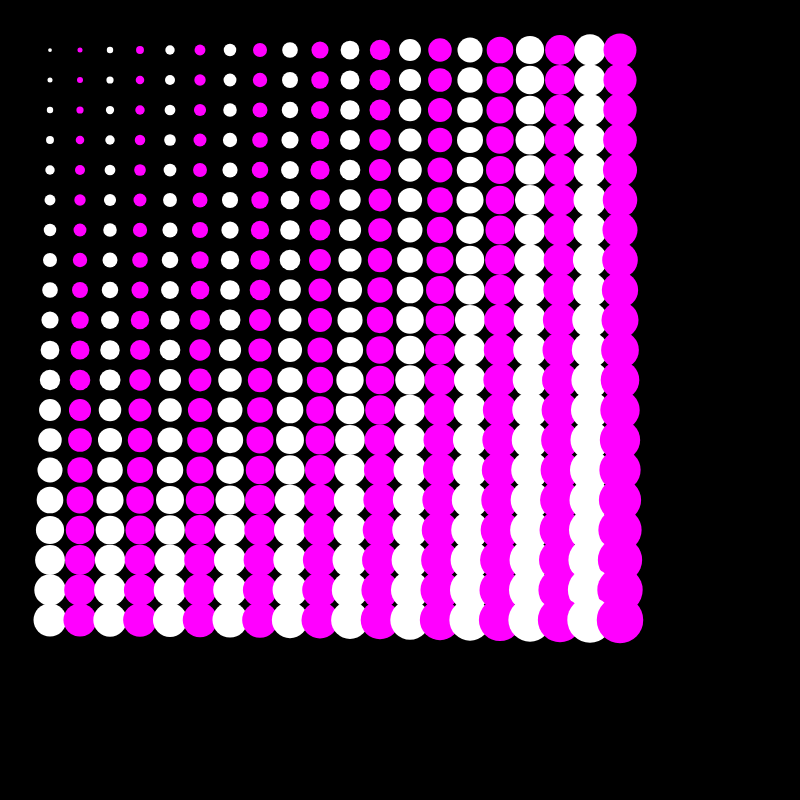
Frame 1 (no input)
Frame 60 (no input): identical to frame 1, image omitted
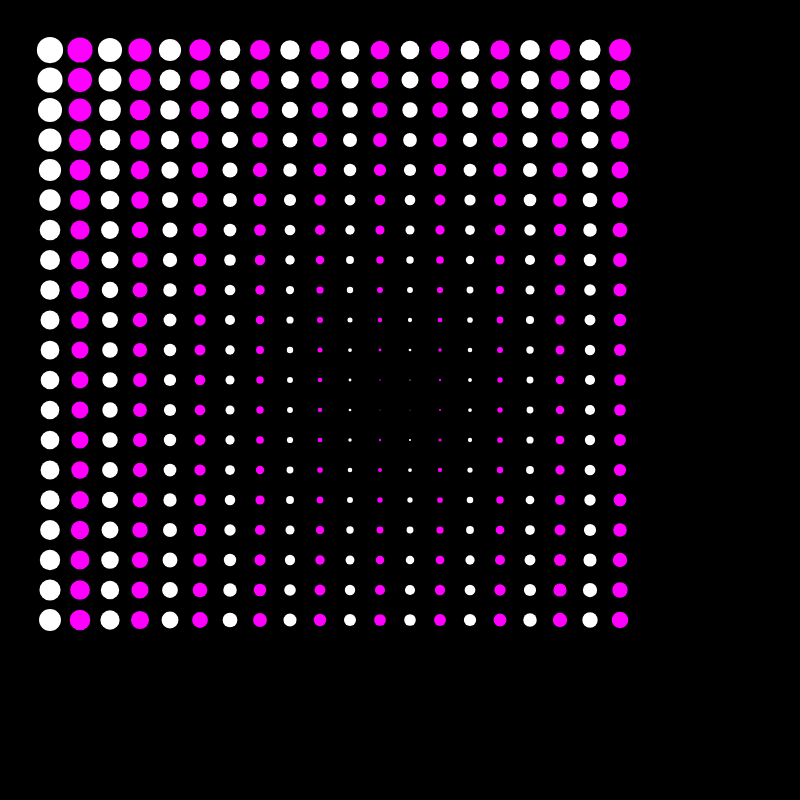
Frame 120 (the mouse pressed at the canvas centre since frame 60)

The p5.js sketch that drew these frames (run headless with seeded random() and noise() and a simulated clock; from frame 60 on, the mouse is pressed at the canvas centre):

// p5.js sketch
// ── sketch.js
var maxDist;
function setup() 
{
    createCanvas(800,800);
    maxDist = dist(0, 0, width/2, height/2);
}

function draw() 
{

    background(0);
    fill(255,0,255);
    noStroke();

    for(var j = 0; j < 20; j++) //rows
    {
        for(var i = 0; i < 20; i++) //columns
        {   
            if(i%2 == 0) //modulo
            {
                fill(255);
            }
            else {
                fill(255, 0 , 255);
            }
            var d = dist(mouseX, mouseY, 50 + i * 30, 50 + j * 30 );
            var r = d/maxDist;
            ellipse(50 + i * 30, 50 + j * 30, r * 30, r * 30);
        }
    }
 
}
